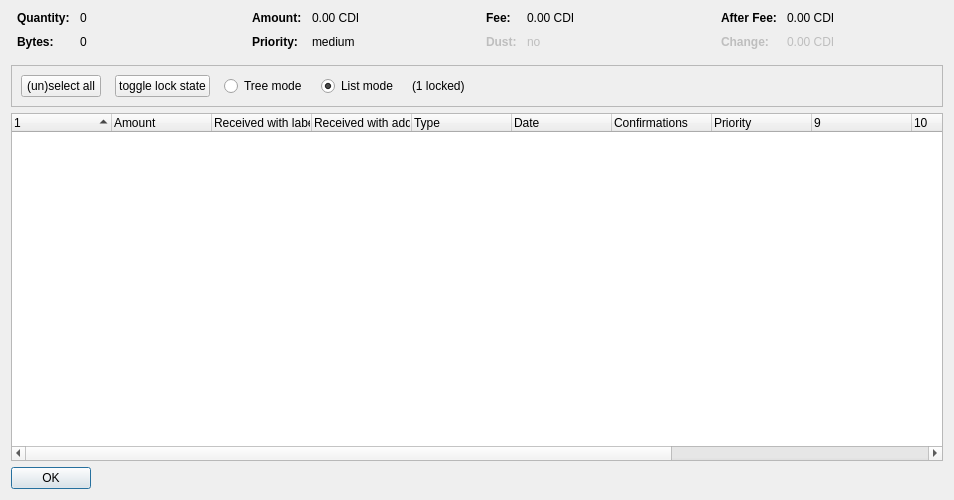
<?xml version="1.0" encoding="UTF-8"?>
<ui version="4.0">
 <class>CoinControlDialog</class>
 <widget class="QDialog" name="CoinControlDialog">
  <property name="geometry">
   <rect>
    <x>0</x>
    <y>0</y>
    <width>954</width>
    <height>500</height>
   </rect>
  </property>
  <property name="windowTitle">
   <string>Coin Selection</string>
  </property>
  <layout class="QVBoxLayout" name="verticalLayout">
   <item>
    <layout class="QHBoxLayout" name="horizontalLayoutTop" stretch="0,0,0,0">
     <property name="topMargin">
      <number>0</number>
     </property>
     <property name="bottomMargin">
      <number>10</number>
     </property>
     <item>
      <layout class="QFormLayout" name="formLayoutCoinControl1">
       <property name="horizontalSpacing">
        <number>10</number>
       </property>
       <property name="verticalSpacing">
        <number>10</number>
       </property>
       <property name="leftMargin">
        <number>6</number>
       </property>
       <property name="rightMargin">
        <number>6</number>
       </property>
       <item row="0" column="0">
        <widget class="QLabel" name="labelCoinControlQuantityText">
         <property name="font">
          <font>
           <weight>75</weight>
           <bold>true</bold>
          </font>
         </property>
         <property name="text">
          <string>Quantity:</string>
         </property>
        </widget>
       </item>
       <item row="0" column="1">
        <widget class="QLabel" name="labelCoinControlQuantity">
         <property name="cursor">
          <cursorShape>IBeamCursor</cursorShape>
         </property>
         <property name="contextMenuPolicy">
          <enum>Qt::ActionsContextMenu</enum>
         </property>
         <property name="text">
          <string notr="true">0</string>
         </property>
         <property name="textInteractionFlags">
          <set>Qt::LinksAccessibleByMouse|Qt::TextSelectableByKeyboard|Qt::TextSelectableByMouse</set>
         </property>
        </widget>
       </item>
       <item row="1" column="0">
        <widget class="QLabel" name="labelCoinControlBytesText">
         <property name="font">
          <font>
           <weight>75</weight>
           <bold>true</bold>
          </font>
         </property>
         <property name="text">
          <string>Bytes:</string>
         </property>
        </widget>
       </item>
       <item row="1" column="1">
        <widget class="QLabel" name="labelCoinControlBytes">
         <property name="cursor">
          <cursorShape>IBeamCursor</cursorShape>
         </property>
         <property name="contextMenuPolicy">
          <enum>Qt::ActionsContextMenu</enum>
         </property>
         <property name="text">
          <string notr="true">0</string>
         </property>
         <property name="textInteractionFlags">
          <set>Qt::LinksAccessibleByMouse|Qt::TextSelectableByKeyboard|Qt::TextSelectableByMouse</set>
         </property>
        </widget>
       </item>
      </layout>
     </item>
     <item>
      <layout class="QFormLayout" name="formLayoutCoinControl2">
       <property name="horizontalSpacing">
        <number>10</number>
       </property>
       <property name="verticalSpacing">
        <number>10</number>
       </property>
       <property name="leftMargin">
        <number>6</number>
       </property>
       <property name="rightMargin">
        <number>6</number>
       </property>
       <item row="0" column="0">
        <widget class="QLabel" name="labelCoinControlAmountText">
         <property name="font">
          <font>
           <weight>75</weight>
           <bold>true</bold>
          </font>
         </property>
         <property name="text">
          <string>Amount:</string>
         </property>
        </widget>
       </item>
       <item row="0" column="1">
        <widget class="QLabel" name="labelCoinControlAmount">
         <property name="cursor">
          <cursorShape>IBeamCursor</cursorShape>
         </property>
         <property name="contextMenuPolicy">
          <enum>Qt::ActionsContextMenu</enum>
         </property>
         <property name="text">
          <string notr="true">0.00 CDI</string>
         </property>
         <property name="textInteractionFlags">
          <set>Qt::LinksAccessibleByMouse|Qt::TextSelectableByKeyboard|Qt::TextSelectableByMouse</set>
         </property>
        </widget>
       </item>
       <item row="1" column="0">
        <widget class="QLabel" name="labelCoinControlPriorityText">
         <property name="font">
          <font>
           <weight>75</weight>
           <bold>true</bold>
          </font>
         </property>
         <property name="text">
          <string>Priority:</string>
         </property>
        </widget>
       </item>
       <item row="1" column="1">
        <widget class="QLabel" name="labelCoinControlPriority">
         <property name="cursor">
          <cursorShape>IBeamCursor</cursorShape>
         </property>
         <property name="contextMenuPolicy">
          <enum>Qt::ActionsContextMenu</enum>
         </property>
         <property name="text">
          <string>medium</string>
         </property>
         <property name="textInteractionFlags">
          <set>Qt::LinksAccessibleByMouse|Qt::TextSelectableByKeyboard|Qt::TextSelectableByMouse</set>
         </property>
        </widget>
       </item>
      </layout>
     </item>
     <item>
      <layout class="QFormLayout" name="formLayoutCoinControl3">
       <property name="horizontalSpacing">
        <number>10</number>
       </property>
       <property name="verticalSpacing">
        <number>10</number>
       </property>
       <property name="leftMargin">
        <number>6</number>
       </property>
       <property name="rightMargin">
        <number>6</number>
       </property>
       <item row="0" column="0">
        <widget class="QLabel" name="labelCoinControlFeeText">
         <property name="font">
          <font>
           <weight>75</weight>
           <bold>true</bold>
          </font>
         </property>
         <property name="text">
          <string>Fee:</string>
         </property>
        </widget>
       </item>
       <item row="0" column="1">
        <widget class="QLabel" name="labelCoinControlFee">
         <property name="cursor">
          <cursorShape>IBeamCursor</cursorShape>
         </property>
         <property name="contextMenuPolicy">
          <enum>Qt::ActionsContextMenu</enum>
         </property>
         <property name="text">
          <string notr="true">0.00 CDI</string>
         </property>
         <property name="textInteractionFlags">
          <set>Qt::LinksAccessibleByMouse|Qt::TextSelectableByKeyboard|Qt::TextSelectableByMouse</set>
         </property>
        </widget>
       </item>
       <item row="1" column="0">
        <widget class="QLabel" name="labelCoinControlLowOutputText">
         <property name="enabled">
          <bool>false</bool>
         </property>
         <property name="font">
          <font>
           <weight>75</weight>
           <bold>true</bold>
          </font>
         </property>
         <property name="text">
          <string>Dust:</string>
         </property>
        </widget>
       </item>
       <item row="1" column="1">
        <widget class="QLabel" name="labelCoinControlLowOutput">
         <property name="enabled">
          <bool>false</bool>
         </property>
         <property name="cursor">
          <cursorShape>IBeamCursor</cursorShape>
         </property>
         <property name="contextMenuPolicy">
          <enum>Qt::ActionsContextMenu</enum>
         </property>
         <property name="text">
          <string>no</string>
         </property>
         <property name="textInteractionFlags">
          <set>Qt::LinksAccessibleByMouse|Qt::TextSelectableByKeyboard|Qt::TextSelectableByMouse</set>
         </property>
        </widget>
       </item>
      </layout>
     </item>
     <item>
      <layout class="QFormLayout" name="formLayoutCoinControl4">
       <property name="horizontalSpacing">
        <number>10</number>
       </property>
       <property name="verticalSpacing">
        <number>10</number>
       </property>
       <property name="leftMargin">
        <number>6</number>
       </property>
       <property name="rightMargin">
        <number>6</number>
       </property>
       <item row="0" column="0">
        <widget class="QLabel" name="labelCoinControlAfterFeeText">
         <property name="font">
          <font>
           <weight>75</weight>
           <bold>true</bold>
          </font>
         </property>
         <property name="text">
          <string>After Fee:</string>
         </property>
        </widget>
       </item>
       <item row="0" column="1">
        <widget class="QLabel" name="labelCoinControlAfterFee">
         <property name="cursor">
          <cursorShape>IBeamCursor</cursorShape>
         </property>
         <property name="contextMenuPolicy">
          <enum>Qt::ActionsContextMenu</enum>
         </property>
         <property name="text">
          <string notr="true">0.00 CDI</string>
         </property>
         <property name="textInteractionFlags">
          <set>Qt::LinksAccessibleByMouse|Qt::TextSelectableByKeyboard|Qt::TextSelectableByMouse</set>
         </property>
        </widget>
       </item>
       <item row="1" column="0">
        <widget class="QLabel" name="labelCoinControlChangeText">
         <property name="enabled">
          <bool>false</bool>
         </property>
         <property name="font">
          <font>
           <weight>75</weight>
           <bold>true</bold>
          </font>
         </property>
         <property name="text">
          <string>Change:</string>
         </property>
        </widget>
       </item>
       <item row="1" column="1">
        <widget class="QLabel" name="labelCoinControlChange">
         <property name="enabled">
          <bool>false</bool>
         </property>
         <property name="cursor">
          <cursorShape>IBeamCursor</cursorShape>
         </property>
         <property name="contextMenuPolicy">
          <enum>Qt::ActionsContextMenu</enum>
         </property>
         <property name="text">
          <string notr="true">0.00 CDI</string>
         </property>
         <property name="textInteractionFlags">
          <set>Qt::LinksAccessibleByMouse|Qt::TextSelectableByKeyboard|Qt::TextSelectableByMouse</set>
         </property>
        </widget>
       </item>
      </layout>
     </item>
    </layout>
   </item>
   <item>
    <widget class="QFrame" name="frame">
     <property name="minimumSize">
      <size>
       <width>0</width>
       <height>40</height>
      </size>
     </property>
     <property name="frameShape">
      <enum>QFrame::StyledPanel</enum>
     </property>
     <property name="frameShadow">
      <enum>QFrame::Sunken</enum>
     </property>
     <layout class="QHBoxLayout" name="horizontalLayout">
      <item>
       <layout class="QHBoxLayout" name="horizontalLayoutPanel" stretch="0,0,0,0,0,0">
        <property name="spacing">
         <number>14</number>
        </property>
        <item>
         <widget class="QPushButton" name="pushButtonSelectAll">
          <property name="sizePolicy">
           <sizepolicy hsizetype="Maximum" vsizetype="Fixed">
            <horstretch>0</horstretch>
            <verstretch>0</verstretch>
           </sizepolicy>
          </property>
          <property name="text">
           <string>(un)select all</string>
          </property>
          <property name="autoDefault">
           <bool>false</bool>
          </property>
         </widget>
        </item>
        <item>
         <widget class="QPushButton" name="pushButtonToggleLock">
          <property name="sizePolicy">
           <sizepolicy hsizetype="Maximum" vsizetype="Fixed">
            <horstretch>0</horstretch>
            <verstretch>0</verstretch>
           </sizepolicy>
          </property>
          <property name="text">
           <string>toggle lock state</string>
          </property>
          <property name="autoDefault">
           <bool>false</bool>
          </property>
         </widget>
        </item>
        <item>
         <widget class="QRadioButton" name="radioTreeMode">
          <property name="sizePolicy">
           <sizepolicy hsizetype="Maximum" vsizetype="Fixed">
            <horstretch>0</horstretch>
            <verstretch>0</verstretch>
           </sizepolicy>
          </property>
          <property name="text">
           <string>Tree mode</string>
          </property>
         </widget>
        </item>
        <item>
         <widget class="QRadioButton" name="radioListMode">
          <property name="sizePolicy">
           <sizepolicy hsizetype="Maximum" vsizetype="Fixed">
            <horstretch>0</horstretch>
            <verstretch>0</verstretch>
           </sizepolicy>
          </property>
          <property name="text">
           <string>List mode</string>
          </property>
          <property name="checked">
           <bool>true</bool>
          </property>
         </widget>
        </item>
        <item>
         <widget class="QLabel" name="labelLocked">
          <property name="text">
           <string>(1 locked)</string>
          </property>
         </widget>
        </item>
        <item>
         <spacer name="horizontalSpacer">
          <property name="orientation">
           <enum>Qt::Horizontal</enum>
          </property>
          <property name="sizeHint" stdset="0">
           <size>
            <width>40</width>
            <height>20</height>
           </size>
          </property>
         </spacer>
        </item>
       </layout>
      </item>
     </layout>
    </widget>
   </item>
   <item>
    <widget class="CoinControlTreeWidget" name="treeWidget">
     <property name="contextMenuPolicy">
      <enum>Qt::CustomContextMenu</enum>
     </property>
     <property name="sortingEnabled">
      <bool>false</bool>
     </property>
     <property name="columnCount">
      <number>13</number>
     </property>
     <attribute name="headerShowSortIndicator" stdset="0">
      <bool>true</bool>
     </attribute>
     <attribute name="headerStretchLastSection">
      <bool>false</bool>
     </attribute>
     <column>
      <property name="text">
       <string/>
      </property>
     </column>
     <column>
      <property name="text">
       <string>Amount</string>
      </property>
     </column>
     <column>
      <property name="text">
       <string>Received with label</string>
      </property>
     </column>
     <column>
      <property name="text">
       <string>Received with address</string>
      </property>
     </column>
     <column>
      <property name="text">
	<string>Type</string>
      </property>
     </column>
     <column>
      <property name="text">	 
       <string>Date</string>
      </property>
     </column>
     <column>
      <property name="text">
       <string>Confirmations</string>
      </property>
      <property name="toolTip">
       <string>Confirmed</string>
      </property>
     </column>
     <column>
      <property name="text">
       <string>Priority</string>
      </property>
     </column>
     <column>
      <property name="text">
       <string/>
      </property>
     </column>
     <column>
      <property name="text">
       <string/>
      </property>
     </column>
     <column>
      <property name="text">
       <string/>
      </property>
     </column>
     <column>
      <property name="text">
       <string/>
      </property>
     </column>
     <column>
      <property name="text">
       <string/>
      </property>
     </column>
    </widget>
   </item>
   <item>
    <widget class="QDialogButtonBox" name="buttonBox">
     <property name="sizePolicy">
      <sizepolicy hsizetype="Maximum" vsizetype="Fixed">
       <horstretch>0</horstretch>
       <verstretch>0</verstretch>
      </sizepolicy>
     </property>
     <property name="orientation">
      <enum>Qt::Horizontal</enum>
     </property>
     <property name="standardButtons">
      <set>QDialogButtonBox::Ok</set>
     </property>
    </widget>
   </item>
  </layout>
 </widget>
 <customwidgets>
  <customwidget>
   <class>CoinControlTreeWidget</class>
   <extends>QTreeWidget</extends>
   <header>coincontroltreewidget.h</header>
  </customwidget>
 </customwidgets>
 <resources/>
 <connections/>
</ui>
